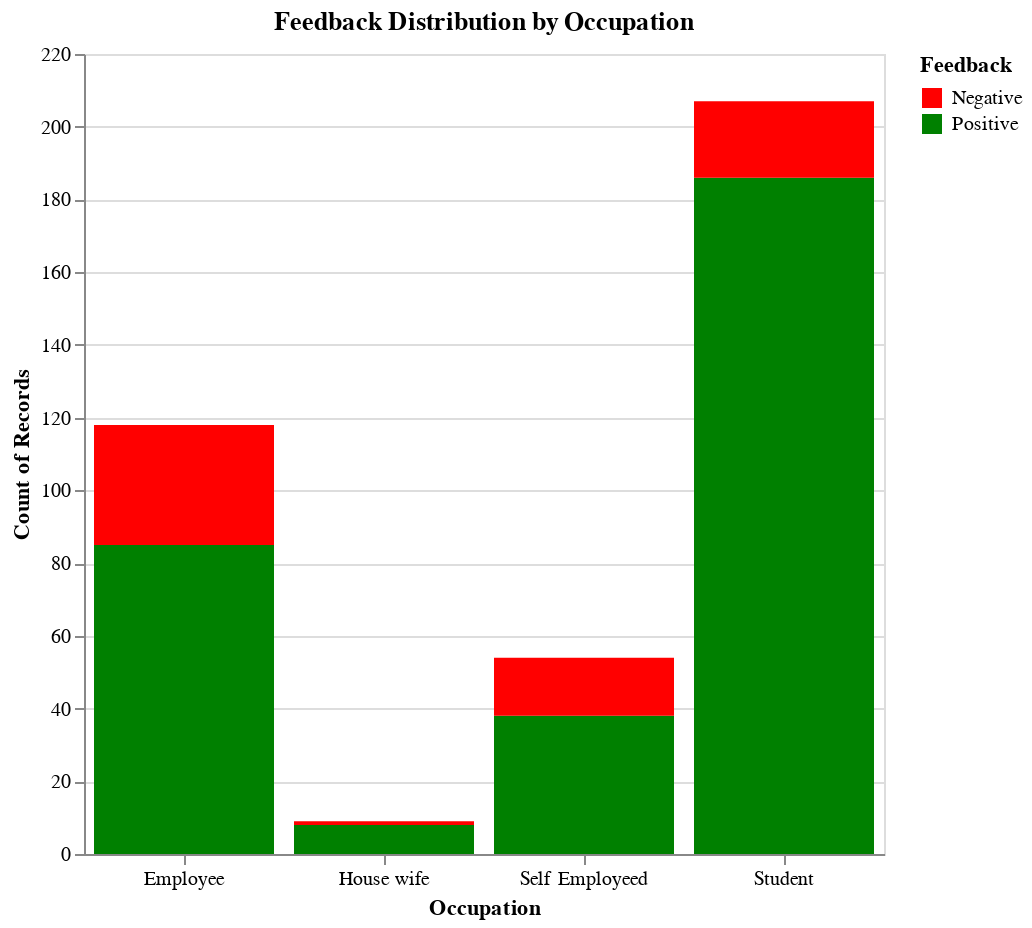

Write notebook code for a chart like this one.
### Code cell
occupation_feedback_chart

### Figure 1 — Vega-Lite specification as saved in the notebook (floating-point values rounded to 4 significant figures; data arrays with more than 128 entries replaced by an {"elided": "..."} marker saying what was removed)
{"config": {"view": {"continuousWidth": 300, "continuousHeight": 300}}, "data": {"name": "data-53239134cfde2153236bb8814d1d873d"}, "mark": {"type": "bar"}, "encoding": {"color": {"field": "Feedback", "scale": {"range": ["red", "green"]}, "type": "nominal"}, "tooltip": [{"field": "Occupation", "type": "nominal"}, {"aggregate": "count", "type": "quantitative"}, {"field": "Feedback", "type": "nominal"}], "x": {"axis": {"labelAngle": 0}, "field": "Occupation", "type": "nominal"}, "y": {"aggregate": "count", "type": "quantitative"}}, "height": 400, "title": "Feedback Distribution by Occupation", "width": 400, "$schema": "https://vega.github.io/schema/vega-lite/v5.8.0.json", "datasets": {"data-53239134cfde2153236bb8814d1d873d": {"elided": "388 records"}}}
